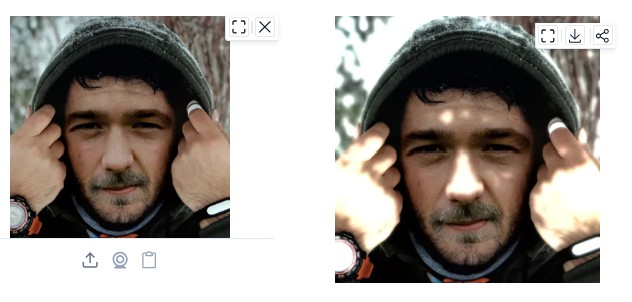
#> input picture FaceFiltering/assets/bloomsample1.jpg, 632 x 302 px
$ python main.py assets/bloomsample1.jpg out.png --filter Bloom
#> lines starting #> are read from the running program, lines starting #| are printed output that depends on the picture; after the words box and inside, x2 and y2 are one past the last pixel; in counts of white or black regions, pixels touching at a corner belong together
#> in main, bgr is the input picture: shape (302, 632, 3); mean B, G, R 150.1, 155.8, 162.2
### FaceFiltering/facefiltering/validate.py
"""
Shared input validation and parameter clamping for all filters.
"""
from __future__ import annotations

import numpy as np


class FilterInputError(ValueError):
    """Raised when an image cannot be processed as BGR uint8."""


def ensure_bgr_u8(img: np.ndarray, *, min_side: int = 3) -> np.ndarray:
    """
    Normalize to contiguous BGR uint8, shape (H, W, 3).

    Accepts:
    - uint8/float BGR or BGRA (alpha dropped)
    - uint8 grayscale (H, W) -> replicated to 3 channels
    - float in [0, 1] scaled to uint8
    """
#> called with min_side = 3
    if img is None:
        raise FilterInputError("Image is None.")
    if not isinstance(img, np.ndarray):
        raise FilterInputError(f"Expected numpy array, got {type(img)}.")

    x = np.ascontiguousarray(img)

    if x.ndim == 2:
        x = np.stack([x, x, x], axis=-1)

    if x.ndim != 3:
        raise FilterInputError(f"Expected 2D or 3D array, got shape {x.shape}.")

    c = x.shape[2]
#> c = 3
    if c == 4:
        x = x[:, :, :3]
        c = 3
    if c != 3:
        raise FilterInputError(f"Expected 1 or 3 channels after normalize, got {c}.")

    h, w = x.shape[0], x.shape[1]
#> h = 302; w = 632
    if h < min_side or w < min_side:
        raise FilterInputError(f"Image too small: {w}x{h} (min side {min_side}).")

    if x.dtype == np.uint8:
        out = x
    elif np.issubdtype(x.dtype, np.floating):
        xf = np.clip(x.astype(np.float64), 0.0, None)
        if xf.size and xf.max() <= 1.0 + 1e-6:
            xf = xf * 255.0
        out = np.clip(np.round(xf), 0, 255).astype(np.uint8)
    else:
        out = np.clip(x.astype(np.float64), 0, 255).astype(np.uint8)

    return np.ascontiguousarray(out)


def odd_ksize(k: int, *, minimum: int = 3, maximum: int = 31) -> int:
    k = int(round(k))
    k = max(minimum, min(maximum, k))
    if k % 2 == 0:
        k = min(maximum, k + 1)
    if k % 2 == 0:
        k = max(minimum, k - 1)
    return k


def clamp_int(v: int, lo: int, hi: int) -> int:
    return int(max(lo, min(hi, int(round(v)))))


def clamp_float(v: float, lo: float, hi: float) -> float:
    v = float(v)
    if v < lo:
        return lo
    if v > hi:
        return hi
    return v

### FaceFiltering/facefiltering/gray.py
"""BGR <-> grayscale helpers (uint8), pure NumPy."""
from __future__ import annotations

import numpy as np


def to_gray_u8(bgr: np.ndarray) -> np.ndarray:
    if bgr.ndim == 2:
        return bgr.astype(np.uint8, copy=False)
    x = bgr.astype(np.float64, copy=False)
    # BT.601 luma weights in BGR channel order.
    gray = 0.114 * x[:, :, 0] + 0.587 * x[:, :, 1] + 0.299 * x[:, :, 2]
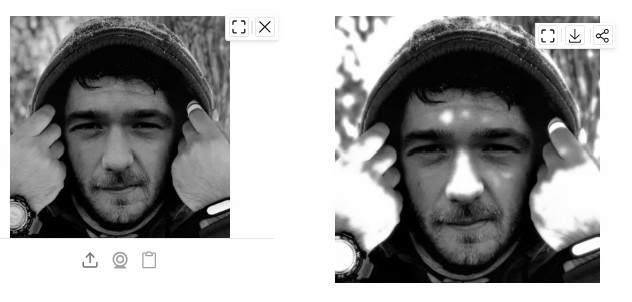
#> gray: shape (302, 632) float64; min 0, max 255, mean 157
    return np.clip(np.round(gray), 0, 255).astype(np.uint8)


def to_bgr_from_gray(gray: np.ndarray) -> np.ndarray:
    g = gray.astype(np.uint8, copy=False)
    return np.stack([g, g, g], axis=-1)

### FaceFiltering/facefiltering/filters/bloom.py
"""Bloom effect: threshold bright regions, blur, and add as glow."""
from __future__ import annotations  # newer type hints

import numpy as np  # pixel arrays / math

from facefiltering.gray import to_gray_u8  # grayscale for “bright” mask

from facefiltering.ops import convolve_bgr, gaussian_kernel  # Gaussian blur on color

from facefiltering.validate import (
    clamp_float,  # clamp sigma, intensity
    clamp_int,  # clamp threshold 0–255
    ensure_bgr_u8,  # valid BGR uint8 image
    odd_ksize,  # odd blur kernel size
)

DISPLAY_NAME = "Bloom"


def apply(
    bgr: np.ndarray,
    *,
    threshold: int = 180,
    sigma: float = 2.5,
    intensity: float = 0.7,
) -> np.ndarray:
    # bright mask → blur → add glow
    bgr = ensure_bgr_u8(bgr)  # validate image
    t = clamp_int(threshold, 0, 255)  # threshold range
    s = clamp_float(sigma, 0.1, 20.0)  # blur width
    a = clamp_float(intensity, 0.0, 3.0)  # glow strength

    g = to_gray_u8(bgr)  # luminance
    bright_mask = (g >= t).astype(np.float64)[:, :, None]  # bright = 1
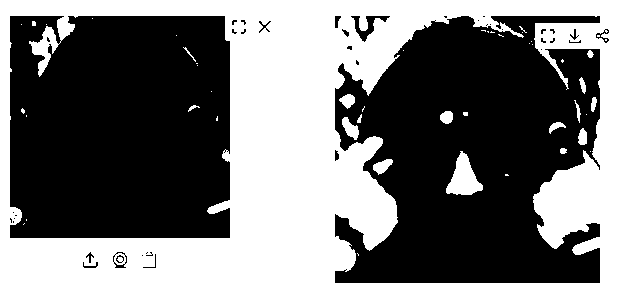
#> bright_mask: shape (302, 632, 1) float64; values 0 (black) and 1 (white), 47.5% white; 48 white regions (32 under 20 px), largest, box (x1, y1, x2, y2) and area: (0, 0, 632, 302) 88382, (446, 151, 483, 195) 892, (342, 117, 359, 140) 217
    bright = bgr.astype(np.float64) * bright_mask  # drop dark pixels

    k = odd_ksize(int(2 * round(3 * s) + 1), minimum=3, maximum=51)  # kernel from sigma
    glow = convolve_bgr(bright, gaussian_kernel(k, s), pad_mode="edge")  # soften bright layer
    out = bgr.astype(np.float64) + a * glow  # add glow
    return np.clip(np.round(out), 0, 255).astype(np.uint8)  # to bytes 0–255

### FaceFiltering/facefiltering/ops.py
"""Pure NumPy helpers shared by spatial filters (Gaussian convolution)."""
from __future__ import annotations

import numpy as np


def gaussian_kernel(size: int, sigma: float) -> np.ndarray:
    ax = np.arange(size, dtype=np.float64) - (size // 2)
    xx, yy = np.meshgrid(ax, ax)
    s2 = max(float(sigma) ** 2, 1e-12)
    k = np.exp(-(xx * xx + yy * yy) / (2.0 * s2))
    k /= k.sum() + 1e-12
    return k


def _convolve2d(gray: np.ndarray, kernel: np.ndarray, *, pad_mode: str = "edge") -> np.ndarray:
#> called with kernel = array of shape (17, 17), pad_mode = 'edge'
    src = np.asarray(gray, dtype=np.float64)
    ker = np.asarray(kernel, dtype=np.float64)
    kh, kw = ker.shape
    ph, pw = kh // 2, kw // 2
    pad = np.pad(src, ((ph, ph), (pw, pw)), mode=pad_mode)
    out = np.zeros(src.shape, dtype=np.float64)
    for y in range(kh):
        ys = y
        ye = ys + src.shape[0]
        for x in range(kw):
            xs = x
            xe = xs + src.shape[1]
            out += ker[y, x] * pad[ys:ye, xs:xe]
    return out


def convolve_gray(gray: np.ndarray, kernel: np.ndarray, *, pad_mode: str = "edge") -> np.ndarray:
    return _convolve2d(gray, kernel, pad_mode=pad_mode)


def convolve_bgr(bgr: np.ndarray, kernel: np.ndarray, *, pad_mode: str = "edge") -> np.ndarray:
    src = np.asarray(bgr, dtype=np.float64)
    ch = [convolve_gray(src[:, :, i], kernel, pad_mode=pad_mode) for i in range(src.shape[2])]
#> call 3 of _convolve2d, with kernel = array of shape (17, 17), pad_mode = 'edge'
#> in _convolve2d (call 3), `src = np.asarray(gray, dtype=np.float64)`:
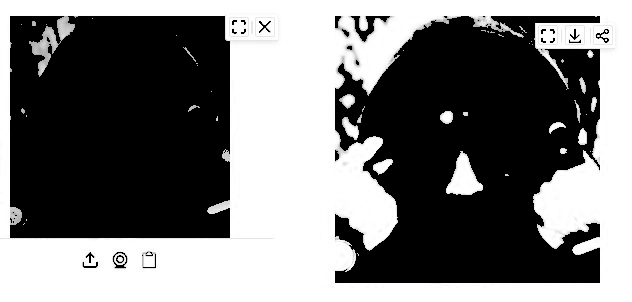
#> src: shape (302, 632) float64; min 0, max 255, mean 119.5
#> in _convolve2d (call 3), `pad = np.pad(src, ((ph, ph), (pw, pw)), mode=pad_mode)`:
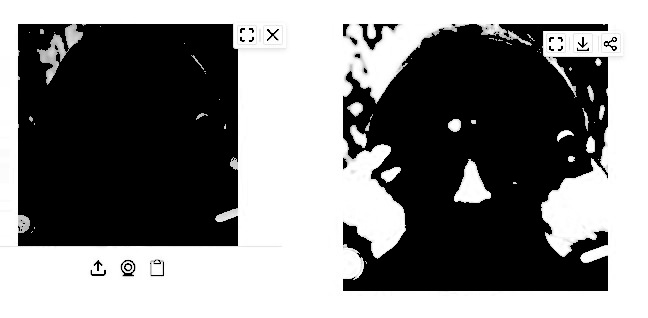
#> pad: shape (318, 648) float64; min 0, max 255, mean 129.5
#> after the loop in _convolve2d (call 3), `for y in range(kh):`:
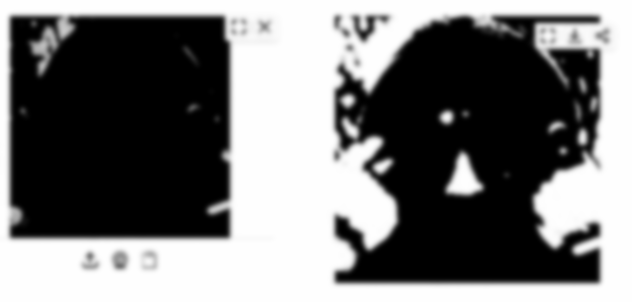
#> out: shape (302, 632) float64; min 0, max 255, mean 119.5
#> ch = 3 items
    return np.stack(ch, axis=-1)
#> returned value: shape (302, 632, 3) float64

### FaceFiltering/facefiltering/registry.py
"""
Central registry: filter display name -> implementation.
All filters receive validated BGR uint8 from apply_filter.
"""
from __future__ import annotations

from typing import Callable, Dict, List, Tuple

import numpy as np

from facefiltering.filters import bloom as f_bloom
from facefiltering.filters import dodge as f_dodge
from facefiltering.filters import gamma as f_gamma
from facefiltering.filters import orton_effect as f_orton
from facefiltering.validate import ensure_bgr_u8

# Stable UI order
_FILTER_ORDER: List[Tuple[str, Callable[..., np.ndarray]]] = [
    (f_bloom.DISPLAY_NAME, f_bloom.apply),
    (f_orton.DISPLAY_NAME, f_orton.apply),
    (f_gamma.DISPLAY_NAME, f_gamma.apply),
    (f_dodge.DISPLAY_NAME, f_dodge.apply),
]

FILTER_NAMES: List[str] = [n for n, _ in _FILTER_ORDER]
_REGISTRY: Dict[str, Callable[..., np.ndarray]] = dict(_FILTER_ORDER)

# Methodology = how the filter is computed.
FILTER_METHODOLOGIES: Dict[str, str] = {
    f_bloom.DISPLAY_NAME: "Spatial neighborhood",
    f_orton.DISPLAY_NAME: "Spatial neighborhood",
    f_gamma.DISPLAY_NAME: "Point-wise intensity mapping",
    f_dodge.DISPLAY_NAME: "Point-wise intensity mapping",
}

METHODOLOGY_DESCRIPTIONS: Dict[str, str] = {
    "All": "show all filters",
    "Spatial neighborhood": "operate on local pixel neighborhoods (kernels/windows)",
    "Point-wise intensity mapping": "map each pixel independently with a math transform",
}

METHODOLOGY_NAMES: List[str] = [
    "All",
    "Spatial neighborhood",
    "Point-wise intensity mapping",
]

FILTERS_BY_METHODOLOGY: Dict[str, List[str]] = {
    m: [name for name in FILTER_NAMES if FILTER_METHODOLOGIES.get(name) == m] for m in METHODOLOGY_NAMES
}
FILTERS_BY_METHODOLOGY["All"] = FILTER_NAMES[:]

# Function = what the filter is used for / output effect.
FILTER_FUNCTIONS: Dict[str, str] = {
    f_bloom.DISPLAY_NAME: "Creative stylization",
    f_orton.DISPLAY_NAME: "Creative stylization",
    f_gamma.DISPLAY_NAME: "Tone / brightness adjustment",
    f_dodge.DISPLAY_NAME: "Tone / brightness adjustment",
}

FUNCTION_NAMES: List[str] = [
    "Tone / brightness adjustment",
    "Creative stylization",
]

FILTERS_BY_FUNCTION: Dict[str, List[str]] = {
    fn: [name for name in FILTER_NAMES if FILTER_FUNCTIONS.get(name) == fn] for fn in FUNCTION_NAMES
}

# Cross-cutting tag: linear convolution-based filters.
CONVOLUTION_FILTERS: List[str] = [
    f_bloom.DISPLAY_NAME,
    f_orton.DISPLAY_NAME,
]

# [13 lines left out: functions functions_for_methodology, filters_for_methodology_and_function, not called in this run]

# Backwards-compatible aliases used by older imports/UI names.
FILTER_TYPES = FILTER_METHODOLOGIES
TYPE_DESCRIPTIONS = METHODOLOGY_DESCRIPTIONS
TYPE_NAMES = METHODOLOGY_NAMES
FILTERS_BY_TYPE = FILTERS_BY_METHODOLOGY
FILTER_CATEGORIES = FILTER_FUNCTIONS
CATEGORY_NAMES = FUNCTION_NAMES
FILTERS_BY_CATEGORY = FILTERS_BY_FUNCTION
categories_for_type = functions_for_methodology
filters_for_type_and_category = filters_for_methodology_and_function


def apply_filter(name: str, bgr: np.ndarray, **kwargs) -> np.ndarray:
    """
    Run a registered filter by display name.
    kwargs match UI / CLI: gamma, dodge_strength, bloom_thresh, bloom_sigma,
    bloom_intensity, orton_sigma, orton_strength
    """
    fn = _REGISTRY.get(name)
    if fn is None:
        raise ValueError(f"Unknown filter: {name!r}. Choose one of {FILTER_NAMES}.")

    img = ensure_bgr_u8(bgr)

    if name == f_bloom.DISPLAY_NAME:
        return fn(
            img,
            threshold=int(kwargs.get("bloom_thresh", 180)),
            sigma=float(kwargs.get("bloom_sigma", 2.5)),
            intensity=float(kwargs.get("bloom_intensity", 0.7)),
        )
#> in apply, `out = bgr.astype(np.float64) + a * glow`:
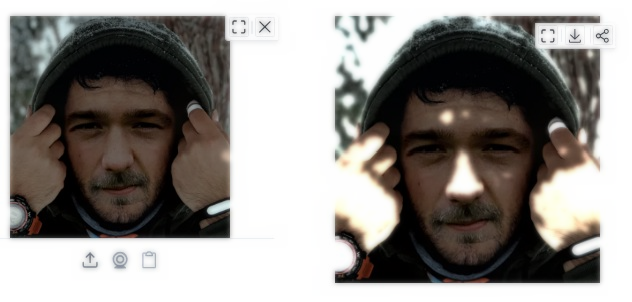
#> out: shape (302, 632, 3) float64; mean B, G, R 233, 239.3, 245.9; drawn with min black and max white
#> in apply, `return np.clip(np.round(out), 0, 255).astype(np.uint8)`:
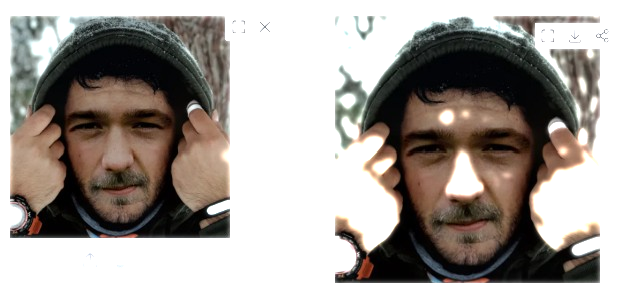
#> returned value: shape (302, 632, 3); mean of channels 0, 1, 2 155.9, 160.9, 167.3; drawn as B, G, R
    if name == f_orton.DISPLAY_NAME:
        return fn(
            img,
            sigma=float(kwargs.get("orton_sigma", 2.0)),
            strength=float(kwargs.get("orton_strength", 0.6)),
        )
    if name == f_gamma.DISPLAY_NAME:
        return fn(img, gamma=float(kwargs.get("gamma", 1.0)))
    if name == f_dodge.DISPLAY_NAME:
        return fn(img, strength=float(kwargs.get("dodge_strength", 0.55)))

    raise RuntimeError("Registry dispatch out of sync.")

### FaceFiltering/main.py
"""
CLI entry: same filter implementations as the Gradio app.

Example:
  python main.py ../data/lena.png out.png --filter "Bloom" --bloom-thresh 160
"""
from __future__ import annotations

import argparse
import sys

import cv2

from facefiltering import FILTER_NAMES, apply_filter
from facefiltering.validate import FilterInputError


def parse_args() -> argparse.Namespace:
    p = argparse.ArgumentParser(description="Apply a retained filter (BGR pipeline).")
    p.add_argument("input", help="Input image path")
    p.add_argument("output", help="Output image path")
    p.add_argument("--filter", required=True, choices=FILTER_NAMES, help="Filter display name")
    p.add_argument("--gamma", type=float, default=1.0, help="Gamma exponent")
    p.add_argument("--dodge-strength", type=float, default=0.55, help="Dodge strength (0..0.95)")
    p.add_argument("--bloom-thresh", type=int, default=180, help="Bloom threshold (0..255)")
    p.add_argument("--bloom-sigma", type=float, default=2.5, help="Bloom blur sigma")
    p.add_argument("--bloom-intensity", type=float, default=0.7, help="Bloom glow intensity")
    p.add_argument("--orton-sigma", type=float, default=2.0, help="Orton blur sigma")
    p.add_argument("--orton-strength", type=float, default=0.6, help="Orton blend strength")
    return p.parse_args()


def main() -> int:
    args = parse_args()
    bgr = cv2.imread(args.input, cv2.IMREAD_COLOR)
    if bgr is None:
        print(f"Failed to read: {args.input}", file=sys.stderr)
        return 1

    kwargs = {
        "gamma": args.gamma,
        "dodge_strength": args.dodge_strength,
        "bloom_thresh": args.bloom_thresh,
        "bloom_sigma": args.bloom_sigma,
        "bloom_intensity": args.bloom_intensity,
        "orton_sigma": args.orton_sigma,
        "orton_strength": args.orton_strength,
    }

    try:
        out = apply_filter(args.filter, bgr, **kwargs)
    except (FilterInputError, ValueError) as e:
        print(e, file=sys.stderr)
        return 2
    except Exception as e:
        print(f"Filter error: {e}", file=sys.stderr)
        return 3

    if not cv2.imwrite(args.output, out):
        print(f"Failed to write: {args.output}", file=sys.stderr)
        return 4
    print(f"Wrote {args.output}")
    return 0


if __name__ == "__main__":
    raise SystemExit(main())
#> (the program exits here)

$ run again, on FaceFiltering/assets/bloom1.jpg
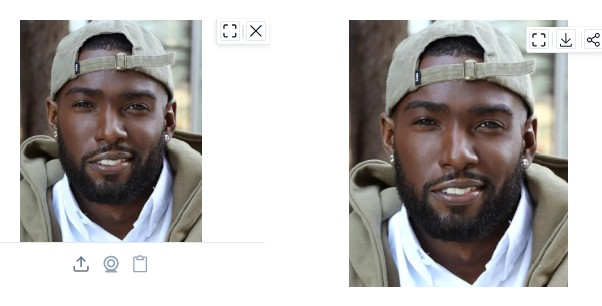
#> input picture FaceFiltering/assets/bloom1.jpg, 602 x 306 px
#> in main, bgr is the input picture: shape (306, 602, 3); mean B, G, R 178.2, 179.8, 182.8
#> bright_mask: shape (306, 602, 1) float64; values 0 (black) and 1 (white), 57.4% white; 52 black regions (32 under 20 px), largest, box (x1, y1, x2, y2) and area: (349, 20, 568, 287) 44049, (20, 20, 202, 242) 32337, (520, 48, 559, 109) 915
#> after the loop in _convolve2d (call 3), `for y in range(kh):`:
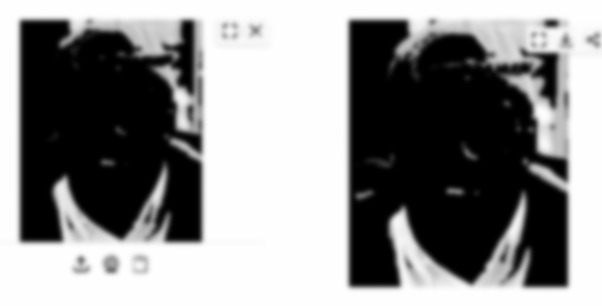
#> out: shape (306, 602) float64; min 0, max 255, mean 140.9
#> ch = 3 items
#> in apply, `return np.clip(np.round(out), 0, 255).astype(np.uint8)`:
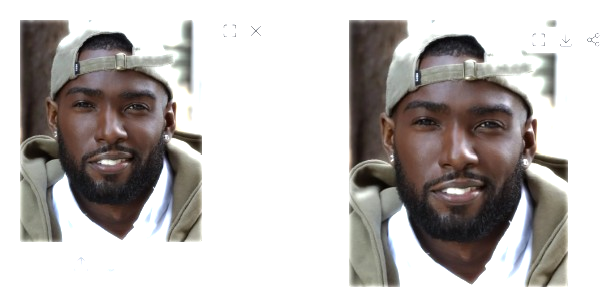
#> returned value: shape (306, 602, 3); mean of channels 0, 1, 2 185.5, 187.5, 191.6; drawn as B, G, R

$ run again, on FaceFiltering/assets/bloom2.jpg
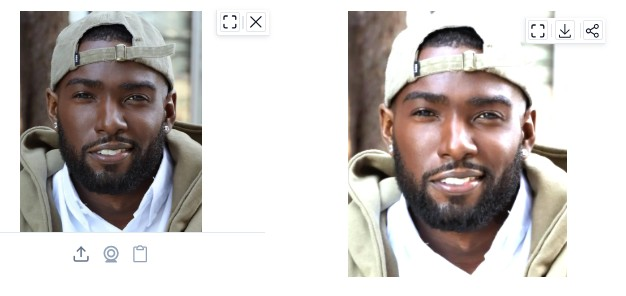
#> input picture FaceFiltering/assets/bloom2.jpg, 626 x 296 px
#> in main, bgr is the input picture: shape (296, 626, 3); mean B, G, R 192.3, 194.9, 199.9
#> bright_mask: shape (296, 626, 1) float64; values 0 (black) and 1 (white), 66.1% white; 61 black regions (37 under 20 px), largest, box (x1, y1, x2, y2) and area: (20, 11, 202, 232) 32158, (348, 11, 567, 275) 28467, (379, 199, 399, 277) 649
#> after the loop in _convolve2d (call 3), `for y in range(kh):`:
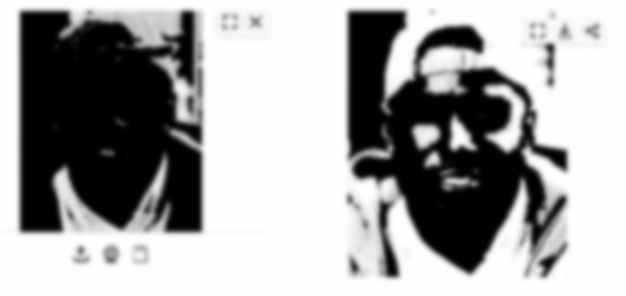
#> out: shape (296, 626) float64; min 0, max 255, mean 164
#> ch = 3 items
#> in apply, `return np.clip(np.round(out), 0, 255).astype(np.uint8)`:
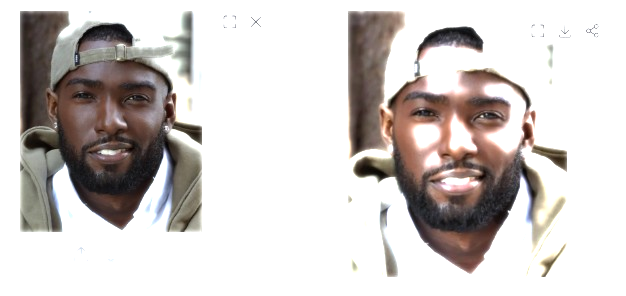
#> returned value: shape (296, 626, 3); mean of channels 0, 1, 2 201, 203.2, 208.3; drawn as B, G, R
